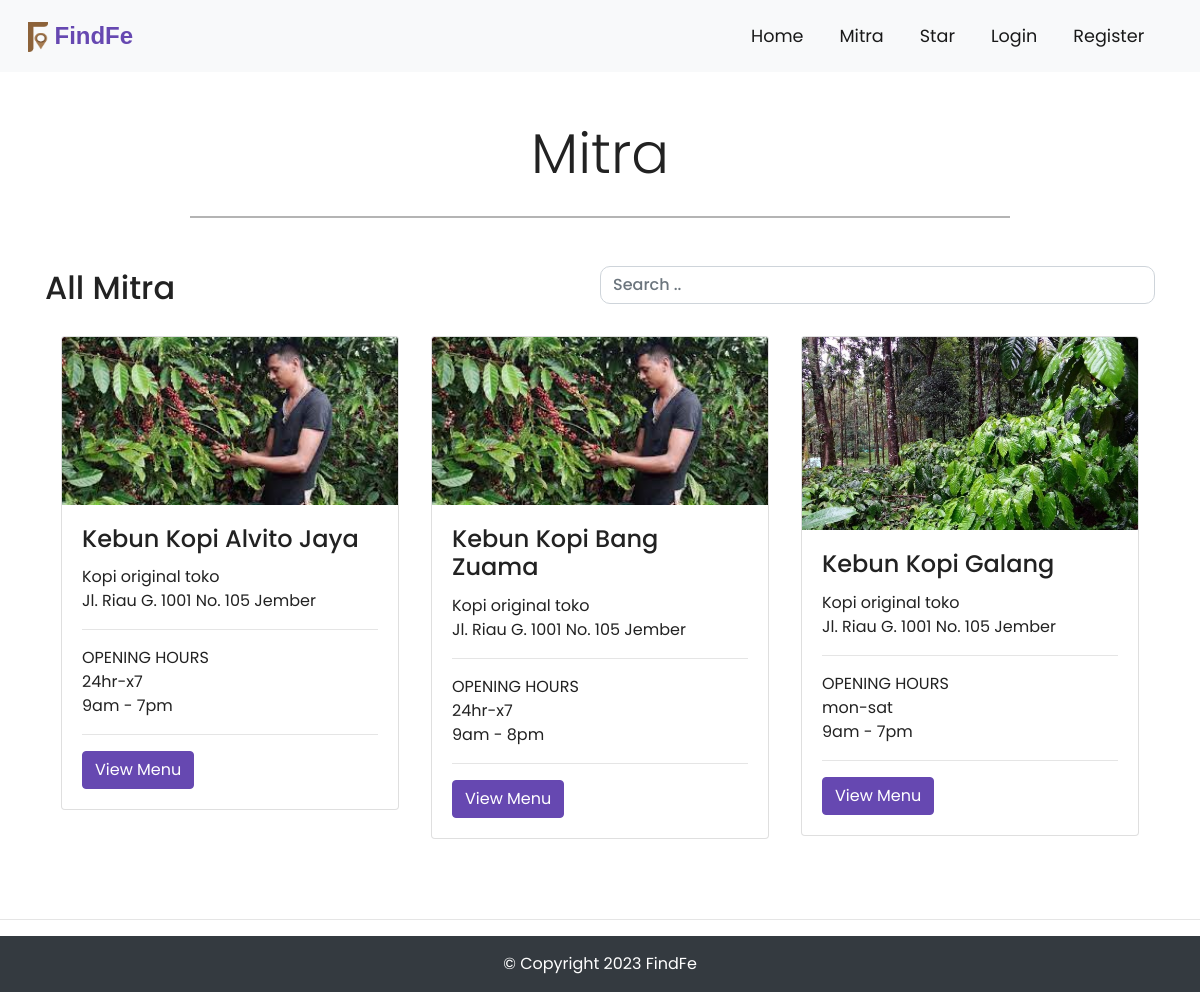
Screenshot of /index.php/toko with the database file from the repository.
### tables this page shows
CREATE TABLE `toko` (
  `r_id` int(11) NOT NULL,
  `c_id` int(11) NOT NULL,
  `name` varchar(255) NOT NULL,
  `email` varchar(255) NOT NULL,
  `phone` varchar(255) NOT NULL,
  `url` varchar(255) NOT NULL,
  `o_hr` varchar(255) NOT NULL,
  `c_hr` varchar(255) NOT NULL,
  `o_days` varchar(255) NOT NULL,
  `address` text NOT NULL,
  `img` text NOT NULL
);

CREATE TABLE `res_category` (
  `c_id` int(11) NOT NULL,
  `c_name` varchar(255) NOT NULL
);

### application/controllers/Toko.php (called while the page is built, shortened)
<?php
class toko extends CI_Controller
{
	public function index()
	{
		$this->load->model('Store_model');
		$stores = $this->Store_model->getResInfo();
		$data['stores'] = $stores;
		$this->load->view('front/partials/header');
		$this->load->view('front/toko', $data);
		$this->load->view('front/partials/footer');
	}
}

### index.php (called while the page is built, shortened)
<?php
require_once BASEPATH.'core/CodeIgniter.php';

### application/models/Store_model.php (called while the page is built, shortened)
<?php
class Store_model extends CI_Model
{
    public function getResInfo()
    {
        $this->db->select('*');
        $this->db->from('toko');
        $this->db->join('res_category', 'toko.c_id = res_category.c_id');
        $result = $this->db->get()->result_array();
        return $result;
    }
}

### application/views/front/toko.php (the view, shortened to what this page needs)
<div class="container-fluid padding">
    <div class="row welcome text-center welcome">
        <div class="col-12">
            <h1 class="display-4">Mitra</h1>
        </div>
        <hr>
    </div>
</div>
<div class="container">
    <div class="d-flex justify-content-between align-items-center">
        <div class="btn-group">
            <h2>All Mitra</h2>
        </div>
        <input class="form-control mb-3" id="myInput" type="text" placeholder="Search .." style="width:50%;">
    </div>
    <div class="">
        <div class="container">
            <div id="myTable">
                <div class="row">
                    <?php if (!empty($stores)) { ?>
                        <?php foreach ($stores as $store) { ?>
                            <div id="card-product" class="col-md-4">
                                <div class="">
                                    <div class="card mb-5 shadow-sm">
                                        <?php $image = $store['img']; ?>
                                        <img class="card-img-top" src="<?php echo base_url() . 'public/uploads/toko/' . $image; ?>">
                                        <div class="card-body">
                                            <h4 class="card-title"><?php echo $store['name']; ?></h4>
                                            <p class="card-text mb-0"><?php echo $store['c_name'] . " toko"; ?></p>
                                            <p class="card-text mb-0"><?php echo $store['address']; ?></p>
                                            <hr>
                                            <p class="card-text mb-0">OPENING HOURS</p>
                                            <p class="card-text mb-0"><?php echo $store['o_days']; ?></p>
                                            <p class="card-text"><?php echo $store['o_hr']; ?> - <?php echo $store['c_hr']; ?></p>
                                            <hr>
                                            <a href="<?php echo base_url() . 'kopi/list/' . $store['r_id']; ?>" class="btn btn-primary">View
                                                Menu</a>
                                        </div>
                                    </div>
                                </div>
                            </div class="col-md-3">
                        <?php } ?>
                    <?php } else { ?>
                        <div class="jumbotron">
                            <h1>Tidak ada catatan yang ditemukan</h1>
                        </div>
                    <?php } ?>
                </div>
            </div>
        </div>
    </div>
</div>

### assets/css/style.css (style rules this page uses)
html, body { height: 100%; width: 100%; font-family: "Poppins", sans-serif; color: #222; }
.btn-primary { background-color: #6648b1; border: 1px solid #6648b1; }
.padding { padding-left: 1.5rem; padding-right: 1.5rem; padding-bottom: 2rem; }
.welcome { width: 75%; margin: 0 auto; padding-top: 2rem; }
.welcome hr { border-top: 2px solid #b4b4b4; width: 95%; margin-top: 0.3rem; margin-bottom: 1rem; }
.form-control { border-radius: 10px; }
input[placeholder] { font-weight: 500; }
[class*="col-"] { padding: 1rem; }

### rows the page displays
toko: img (picture), name "Kebun Kopi Alvito Jaya", c.c_name "Kopi original", address "Jl. Riau G. 1001 No. 105 Jember", o_days "24hr-x7", o_hr "9am", c_hr "7pm"
toko: img (picture), name "Kebun Kopi Bang Zuama", c.c_name "Kopi original", address "Jl. Riau G. 1001 No. 105 Jember", o_days "24hr-x7", o_hr "9am", c_hr "8pm"
toko: img (picture), name "Kebun Kopi Galang", c.c_name "Kopi original", address "Jl. Riau G. 1001 No. 105 Jember", o_days "mon-sat", o_hr "9am", c_hr "7pm"
